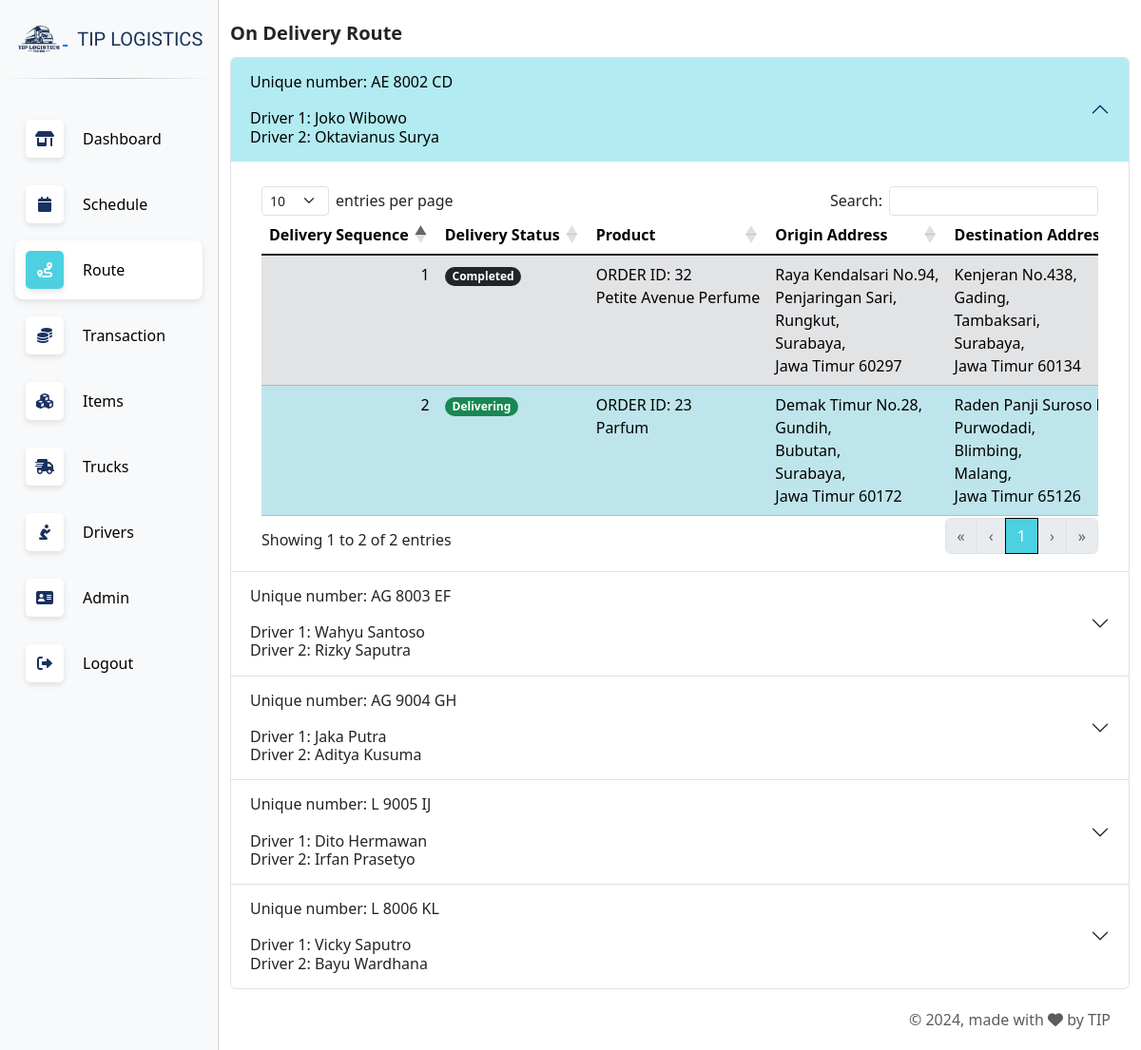
Page /route.php (signed in) on the committed database.
### tables this page shows
CREATE TABLE IF NOT EXISTS `truck` (
  `id` int(11) NOT NULL AUTO_INCREMENT,
  `unique_number` varchar(11) DEFAULT NULL,
  `total_distance` float NOT NULL,
  `capacity_kg` int(11) NOT NULL,
  `panjang` float NOT NULL,
  `lebar` float NOT NULL,
  `tinggi` float NOT NULL,
  `truck_status` tinyint(1) NOT NULL,
  `fuel_capacity` int(11) NOT NULL,
  `fuel_now` float NOT NULL,
  `km_per_liter` float NOT NULL,
  `id_fuel` int(11) NOT NULL,
  `id_location` int(11) NOT NULL,
  PRIMARY KEY (`id`),
  KEY `id_fuel` (`id_fuel`),
  KEY `id_location` (`id_location`) USING BTREE
);

CREATE TABLE IF NOT EXISTS `schedule` (
  `id` int(11) NOT NULL AUTO_INCREMENT,
  `id_schedule` int(11) NOT NULL,
  `id_barang` int(11) NOT NULL,
  `id_location_from` int(11) NOT NULL,
  `id_location_dest` int(11) NOT NULL,
  `status` tinyint(1) NOT NULL,
  `schedule_status` int(1) NOT NULL,
  `date_time` datetime DEFAULT NULL,
  PRIMARY KEY (`id`),
  KEY `s_item_1` (`id_barang`),
  KEY `s_dest_1` (`id_location_dest`),
  KEY `s_from_1` (`id_location_from`)
);

CREATE TABLE IF NOT EXISTS `item` (
  `id` int(11) NOT NULL AUTO_INCREMENT,
  `status` tinyint(1) NOT NULL DEFAULT 0,
  `item_name` varchar(45) NOT NULL,
  `panjang` int(11) NOT NULL,
  `lebar` int(11) NOT NULL,
  `tinggi` int(11) NOT NULL,
  `weight_kg` int(11) NOT NULL,
  `category` int(11) NOT NULL,
  `shipping_cost` int(11) NOT NULL,
  `order_received` timestamp NOT NULL DEFAULT current_timestamp() ON UPDATE current_timestamp(),
  `order_completed` datetime DEFAULT NULL,
  `id_location_from` int(11) NOT NULL,
  `sender_name` varchar(50) NOT NULL,
  `sender_phone_num` varchar(12) NOT NULL,
  `id_location_to` int(11) NOT NULL,
  `receiver_name` varchar(50) NOT NULL,
  `receiver_phone_num` varchar(12) NOT NULL,
  PRIMARY KEY (`id`),
  KEY `item_ibfk_2` (`category`),
  KEY `id_city_to` (`id_location_to`) USING BTREE,
  KEY `id_city_from` (`id_location_from`) USING BTREE
);

### route.php (the view, shortened to what this page needs)
<?php
require "connect.php";
?>
<!DOCTYPE html>
<html lang="en">
<head>
    <?php include('head.php'); ?>
</head>
<body>
    <?php
      include('navbar.php');
    ?>
    <div class="main-content">
      <div class="container" style="padding-top: 20px;">
      <div class="title-form" style="padding-bottom: 10px;">On Delivery Route</div>
      <div class="col-md-12">
        <?php
          $query_id_truk = "SELECT DISTINCT `truck`.`id`, `truck`.`unique_number`, d1.`driver_name` AS driver1_name, d2.`driver_name` AS driver2_name, `schedule`.`id_schedule` FROM `truck`
                            JOIN `truck_driver` ON `truck`.`id` = `truck_driver`.`id_truck`
                            JOIN `schedule` ON `schedule`.`id_schedule` = `truck_driver`.`id`
                            JOIN `driver` d1 ON d1.id = `truck_driver`.`id_driver1`
                            JOIN `driver` d2 ON d2.id = `truck_driver`.`id_driver2`
                            WHERE `schedule`.`status` = 1;";
          $res_id_truk = mysqli_query($con, $query_id_truk);
          $count = 1;
          if (mysqli_num_rows($res_id_truk) > 0) {
            echo '<div class="accordion" id="accordionExample">';
            while ($row_id_truk = mysqli_fetch_array($res_id_truk)) {
              $count_row = 0;
              $check = 0;
              echo '<div class="accordion-item">
                      <h2 class="accordion-header custom-accordion-header">
                        <button class="accordion-button ';
                        if ($count != 1){
                          echo 'collapsed';
                        }
                        echo ' " type="button" data-bs-toggle="collapse" data-bs-target="#collapseOne'.$row_id_truk['id'].'" ';
                        if ($count == 1){
                          echo 'aria-expanded="true"';
                        } else {
                          echo 'aria-expanded="false"';
                        }
                        echo ' aria-controls="collapseOne'.$row_id_truk['id'].'">
                          Unique number: '.$row_id_truk['unique_number'].'<br><br>
                          Driver 1: '.$row_id_truk['driver1_name'].'<br>
                          Driver 2: '.$row_id_truk['driver2_name'].'
                        </button>
                        </h2>
                      <div id="collapseOne'.$row_id_truk['id'].'" class="accordion-collapse collapse ';
                      if ($count == 1){
                        echo 'show';
                        $count = $count + 1;
                      }
                      echo'" data-bs-parent="#accordionExample">
                        <div class="accordion-body" style="min-width: 100% !important; width: 100% !important;">
                          <div class="container">';
                          $query_items = 'SELECT `schedule`.`id_barang`, `item`.`item_name`, `item`.`order_received`, `schedule`.`status`,
                          CONCAT_WS(
                              ", <br>",
                              `l1`.`alamat`,
                              `l1`.`kelurahan_desa`,
                              `l1`.`kecamatan`,
                              `l1`.`kota_kabupaten`, CONCAT("Jawa Timur ",
                              `l1`.`kode_pos`)
                          ) AS `location_from`,
                          CONCAT_WS(
                              ", <br>",
                              `l2`.`alamat`,
                              `l2`.`kelurahan_desa`,
                              `l2`.`kecamatan`,
                              `l2`.`kota_kabupaten`, CONCAT("Jawa Timur ",
                              `l2`.`kode_pos`)
                          ) AS `location_dest`, `item`.`order_completed` FROM `truck` JOIN `truck_driver` ON `truck`.`id` = `truck_driver`.`id_truck`
                            JOIN `schedule` ON `schedule`.`id_schedule` = `truck_driver`.`id`
                            JOIN `item` ON `schedule`.`id_barang` = `item`.`id`
                            JOIN `location` `l1` ON `l1`.`id` = `schedule`.`id_location_from`
                            JOIN `location` `l2` ON `l2`.`id` = `schedule`.`id_location_dest`
                            WHERE `schedule`.`id_schedule` = '.$row_id_truk['id_schedule'].'
                            ORDER BY `schedule`.`id`;';
                          echo '<table class="table table-hover fixed-size-table table-trucks" id="table-trucks'.$row_id_truk['id'].'">';
                          echo '<thead>';
                          echo '<tr>';
                          echo '<th scope="col">Delivery Sequence</th>';
                          echo '<th scope="col">Delivery Status</th>';
                          echo '<th scope="col">Product</th>';
                          echo '<th scope="col">Origin Address</th>';
                          echo '<th scope="col">Destination Address</th>';
                          echo '</tr>';
                          echo '</thead>';
                          echo '<tbody class="table-group-divider">';
                          $res_items = mysqli_query($con, $query_items);
                          if (mysqli_num_rows($res_items) > 0) {
                            while ($row_items = mysqli_fetch_array($res_items)) {
                            echo '<tr class=" "';
                              if ($row_items['status'] == 2) {
                                  echo ' data-status="2">
                                  <td>'.($count_row+1).'</td>
                                  <td><span class="badge rounded-pill text-bg-dark">Completed</span></td>';
                              } elseif ($row_items['status'] == 1 && $check == 0) {
                                  echo ' data-status="0">
                                  <td>'.($count_row+1).'</td>
                                  <td><span class="badge rounded-pill text-bg-success">Delivering</span></td>';
                                  $check++;
                                }else{
                                  echo ' data-status="1">
                                  <td>'.($count_row+1).'</td>
                                  <td><span class="badge rounded-pill text-bg-warning">Waiting</span></td>';
                                }
                                $count_row++;
                              echo '<td>ORDER ID: '.$row_items['id_barang'].'<br>
                              '.$row_items['item_name'].'</td>';
                              echo '<td>'.$row_items['location_from'].'</td>';
                              echo '<td>'.$row_items['location_dest'].'</td>';
                          echo '</tr>';
                                  }
                          }
                        echo '</tbody>
                        </table>
                          </div>
                        </div>
                      </div>
                    </div>
                ';
            }
            echo ' </div>';
          } else{
            echo '<div class="title-dashboard4">There are no trucks making deliveries.</div>';
          }
        ?>
                  </div>
      </div>
    <?php
      include('footer.php');
    ?>
    </div>
</body>
</html>

### assets/style.css (style rules this page uses)
th, td { white-space: nowrap; }
.table-secondary { background-color: #e2e3e5 !important; }
.table-info { background-color: #bee5eb !important; }
.title-form { font-size: 20px; font-weight: bold; }
.accordion-button { min-width: 100% !important; width: 100% !important; }
.accordion-button:not(.collapsed) { color: black; background-color: #B2EBF2; box-shadow: none; }
.accordion-button:not(.collapsed)::after { background-image: var(--bs-accordion-btn-active-icon); transform: var(--bs-accordion-btn-icon-transform); }
.custom-accordion-header { min-width: 310px; width: 100% !important; }
.main-content { display: flex; flex-direction: column; min-height: 100vh; }

### assets/datatables/datatables.css (style rules this page uses)
:root { --dt-row-selected: 13, 110, 253; --dt-row-selected-text: 255, 255, 255; --dt-row-selected-link: 9, 10, 11; --dt-row-stripe: 0, 0, 0; --dt-row-hover: 0, 0, 0; --dt-column-ordering: 0, 0, 0; --dt-html-background: white; }
table.dataTable thead > tr > th.dt-orderable-asc, table.dataTable thead > tr > th.dt-orderable-desc, table.dataTable thead > tr > th.dt-ordering-asc, table.dataTable thead > tr > th.dt-ordering-desc, table.dataTable thead > tr > td.dt-orderable-asc, table.dataTable thead > tr > td.dt-orderable-desc, table.dataTable thead > tr > td.dt-ordering-asc, table.dataTable thead > tr > td.dt-ordering-desc { position: relative; padding-right: 30px; }
table.dataTable thead > tr > th.dt-orderable-asc, table.dataTable thead > tr > th.dt-orderable-desc, table.dataTable thead > tr > td.dt-orderable-asc, table.dataTable thead > tr > td.dt-orderable-desc { cursor: pointer; }
table.dataTable th, table.dataTable td { box-sizing: border-box; }
table.dataTable th.dt-type-numeric, table.dataTable th.dt-type-date, table.dataTable td.dt-type-numeric, table.dataTable td.dt-type-date { text-align: right; }
table.dataTable thead th, table.dataTable thead td, table.dataTable tfoot th, table.dataTable tfoot td { text-align: left; }
table.table.dataTable { clear: both; margin-bottom: 0; max-width: none; border-spacing: 0; }
table.table.dataTable > :not(caption) > * > * { background-color: transparent; }
table.table.dataTable > tbody > tr { background-color: transparent; }

### rows in the picture
truck: unique_number "AE 8002 CD", driver1_name "Joko Wibowo", driver2_name "Oktavianus Surya"
schedule: id_barang "32", id_barang.item_name "Petite Avenue Perfume", location_from "Raya Kendalsari No.94, Penjaringan Sari, Rungkut, Surabaya, Jawa Timur 60297", location_dest "Kenjeran No.438, Gading, Tambaksari, Surabaya, Jawa Timur 60134"
schedule: id_barang "23", id_barang.item_name "Parfum", location_from "Demak Timur No.28, Gundih, Bubutan, Surabaya, Jawa Timur 60172", location_dest "Raden Panji Suroso Purwodadi, Blimbing, Malang, Jawa Timur 65126"
truck: unique_number "AG 8003 EF", driver1_name "Wahyu Santoso", driver2_name "Rizky Saputra"
truck: unique_number "AG 9004 GH", driver1_name "Jaka Putra", driver2_name "Aditya Kusuma"
truck: unique_number "L 9005 IJ", driver1_name "Dito Hermawan", driver2_name "Irfan Prasetyo"
truck: unique_number "L 8006 KL", driver1_name "Vicky Saputro", driver2_name "Bayu Wardhana"
